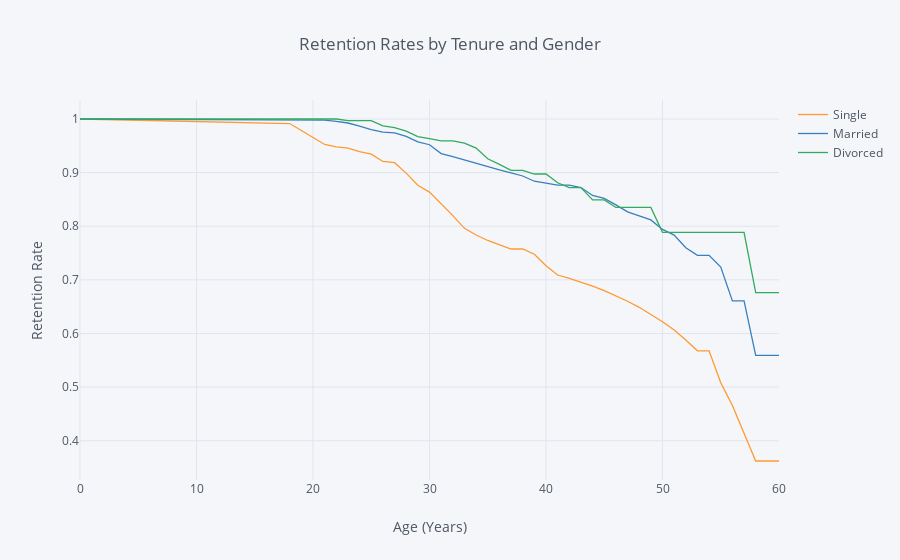

Write notebook code for a chart like this one.
### Markdown cell above
## 5. Let's also look at the marital status curves by employee age. Generate and plot the survival curves showing retention rates by marital status and age.

### Code cell
rates = survival(data, 'MaritalStatus', 'Age', 'Attrition')

rates.iplot(kind='line', xTitle='Age (Years)', yTitle='Retention Rate',
            title='Retention Rates by Tenure and Gender')

### Figure 1 — Plotly figure (JSON) as saved in the notebook; plotly's stock layout.template omitted (floating-point values rounded to 4 significant figures)
{"data": [{"line": {"color": "rgba(255, 153, 51, 1.0)", "dash": "solid", "shape": "linear", "width": 1.3}, "mode": "lines", "name": "Single", "text": "", "type": "scatter", "uid": "4c978183-6c9f-4948-b921-fa7cf9a6ebd1", "x": [0, 18, 19, 20, 21, 22, 23, 24, 25, 26, 27, 28, 29, 30, 31, 32, 33, 34, 35, 36, 37, 38, 39, 40, 41, 42, 43, 44, 45, 46, 47, 48, 49, 50, 51, 52, 53, 54, 55, 56, 57, 58, 59, 60], "y": [1, 0.9915, 0.9786, 0.9657, 0.9525, 0.9481, 0.9459, 0.9391, 0.9346, 0.9208, 0.9185, 0.899, 0.8765, 0.8636, 0.8421, 0.8198, 0.7961, 0.7837, 0.7734, 0.7659, 0.7575, 0.7575, 0.7477, 0.7263, 0.709, 0.7027, 0.6957, 0.6882, 0.6799, 0.6705, 0.6601, 0.6488, 0.636, 0.6219, 0.6064, 0.588, 0.5677, 0.5677, 0.508, 0.4656, 0.4139, 0.3622, 0.3622, 0.3622]}, {"line": {"color": "rgba(55, 128, 191, 1.0)", "dash": "solid", "shape": "linear", "width": 1.3}, "mode": "lines", "name": "Married", "text": "", "type": "scatter", "uid": "d3317048-ee3c-4d00-830d-46da8cb683e4", "x": [0, 18, 19, 20, 21, 22, 23, 24, 25, 26, 27, 28, 29, 30, 31, 32, 33, 34, 35, 36, 37, 38, 39, 40, 41, 42, 43, 44, 45, 46, 47, 48, 49, 50, 51, 52, 53, 54, 55, 56, 57, 58, 59, 60], "y": [1, 0.9978, 0.9978, 0.9978, 0.9978, 0.9955, 0.9925, 0.9865, 0.9804, 0.9757, 0.9741, 0.9675, 0.9573, 0.952, 0.9355, 0.9297, 0.9235, 0.9171, 0.9103, 0.9052, 0.8996, 0.8937, 0.884, 0.8805, 0.8766, 0.8766, 0.8721, 0.8574, 0.8521, 0.8399, 0.8267, 0.8195, 0.8118, 0.7941, 0.7835, 0.7598, 0.7457, 0.7457, 0.7238, 0.6608, 0.6608, 0.5592, 0.5592, 0.5592]}, {"line": {"color": "rgba(50, 171, 96, 1.0)", "dash": "solid", "shape": "linear", "width": 1.3}, "mode": "lines", "name": "Divorced", "text": "", "type": "scatter", "uid": "48a6926a-7cad-4e08-ae57-d9135ad714a1", "x": [0, 18, 19, 20, 21, 22, 23, 24, 25, 26, 27, 28, 29, 30, 31, 32, 33, 34, 35, 36, 37, 38, 39, 40, 41, 42, 43, 44, 45, 46, 47, 48, 49, 50, 51, 52, 53, 54, 55, 56, 57, 58, 59, 60], "y": [1, 1, 1, 1, 1, 1, 0.9969, 0.9969, 0.9969, 0.9873, 0.9841, 0.9774, 0.967, 0.9633, 0.9594, 0.9594, 0.955, 0.9458, 0.9258, 0.9153, 0.9041, 0.9041, 0.8974, 0.8974, 0.8811, 0.8719, 0.8719, 0.849, 0.849, 0.8351, 0.8351, 0.8351, 0.8351, 0.7887, 0.7887, 0.7887, 0.7887, 0.7887, 0.7887, 0.7887, 0.7887, 0.676, 0.676, 0.676]}], "layout": {"legend": {"bgcolor": "#F5F6F9", "font": {"color": "#4D5663"}}, "paper_bgcolor": "#F5F6F9", "plot_bgcolor": "#F5F6F9", "title": {"font": {"color": "#4D5663"}, "text": "Retention Rates by Tenure and Gender"}, "xaxis": {"gridcolor": "#E1E5ED", "showgrid": true, "tickfont": {"color": "#4D5663"}, "title": {"font": {"color": "#4D5663"}, "text": "Age (Years)"}, "zerolinecolor": "#E1E5ED"}, "yaxis": {"gridcolor": "#E1E5ED", "showgrid": true, "tickfont": {"color": "#4D5663"}, "title": {"font": {"color": "#4D5663"}, "text": "Retention Rate"}, "zerolinecolor": "#E1E5ED"}}}
